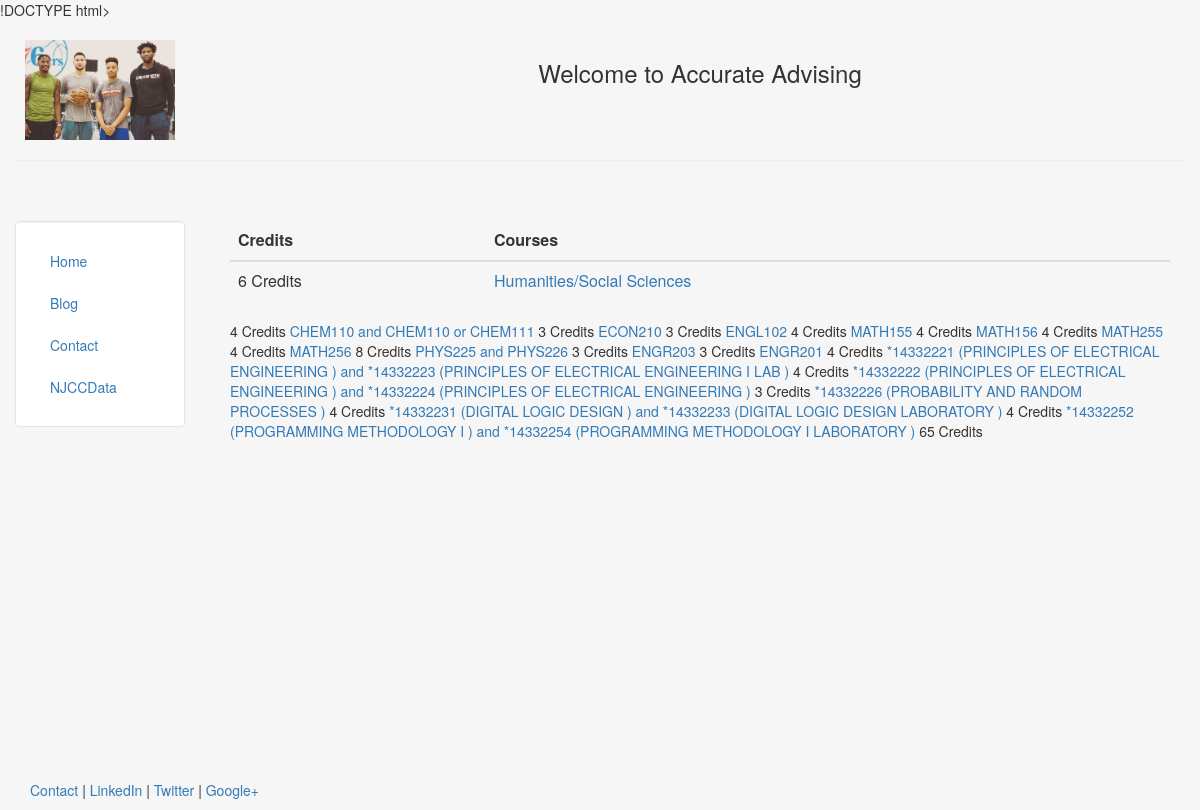
Screenshot of /NJCCData/ with the database file from the repository.
### NJCCData/models.py (models this page shows, shortened)
class NJ_CC_Data_Tables(models.Model):
	credits = models.CharField(max_length=10)
	equivalent_course = models.CharField(max_length=50)

### NJCCData/views.py (the view)
def index(request):
	all_courses = NJ_CC_Data_Tables.objects.all()
	return render(request, 'NJCCData/NJCCData.html', {'all_courses' : all_courses})

### NJCCData/templates/NJCCData/NJCCData.html
{% extends "personal/header.html" %}
{% block content %}
	<table class="table">
		<thead>
			<tr>
				<th>Credits</th>
				<th>Courses</th>
			</tr>
		</thead>
	{% for courses in all_courses %}
		<tbody>
			<tr>
				<td>{{ courses.credits }}</td>
				<td><a href="/NJCCData/{{ courses.id }}/"> {{ courses.equivalent_course }}</a></td>
			</tr>
		</tbody>
	</table>
	{% endfor %}
{% endblock %}

### personal/templates/personal/header.html (shortened to what this page needs)
<html lang="en">
<head>
	{% load staticfiles %}
	<link rel="stylesheet" href="{% static 'personal/css/bootstrap.min.css' %}" type = "text/css"/>
</head>
<body class="body" style="background-color:#f6f6f6">
	<div class="container-fluid" style="min-height:95%; ">
		<div class="row">
			  <div class="col-sm-2">
				  <br>
				  <center>
					<img src="{% static 'personal/img/profile.jpg' %}" class="responsive-img" style='max-height:100px;' alt="face">
				  </center>
			  </div>
			  <div class="col-sm-10">
				  <br>
				  <center>
				  <h3>Welcome to Accurate Advising</h3>
				  </center>
			  </div>
		</div><hr>
		<div class="row">
		  <div class="col-sm-2">
		  <br>
		  <br>
			<div class="well bs-sidebar" id="sidebar" style="background-color:#fff">
			  <ul class="nav nav-pills nav-stacked">
				<li><a href='/'>Home</a></li>
				<li><a href='/blog/'>Blog</a></li>
				<li><a href='/contact/'>Contact</a></li>
				<li><a href='/NJCCData/'>NJCCData</a></li>
			  </ul>
			</div>
		  </div>
		  <div class="col-sm-10">
			<div class='container-fluid'>
			<br><br>
			   {% block content %}
			   {% endblock %}
			</div>
		  </div>
		</div>
	</div>
	<footer>
		<div class="container-fluid" style='margin-left:15px'>
			<p><a href="#" target="blank">Contact</a> | <a href="#" target="blank">LinkedIn</a> | <a href="#" target="blank">Twitter</a> | <a href="#" target="blank">Google+</a></p>
		</div>
	</footer>
</body>
</html>

### personal/templates/personal/header.html (style rules this page uses)
html, body { height:100% }

### rows the page displays
NJ_CC_Data_Tables: credits "6 Credits", equivalent_course "Humanities/Social Sciences"
NJ_CC_Data_Tables: credits "4 Credits", equivalent_course "CHEM110 and CHEM110 or CHEM111"
NJ_CC_Data_Tables: credits "3 Credits", equivalent_course "ECON210"
NJ_CC_Data_Tables: credits "3 Credits", equivalent_course "ENGL102"
NJ_CC_Data_Tables: credits "4 Credits", equivalent_course "MATH155"
NJ_CC_Data_Tables: credits "4 Credits", equivalent_course "MATH156"
NJ_CC_Data_Tables: credits "4 Credits", equivalent_course "MATH255"
NJ_CC_Data_Tables: credits "4 Credits", equivalent_course "MATH256"
NJ_CC_Data_Tables: credits "8 Credits", equivalent_course "PHYS225 and PHYS226"
NJ_CC_Data_Tables: credits "3 Credits", equivalent_course "ENGR203"
NJ_CC_Data_Tables: credits "3 Credits", equivalent_course "ENGR201"
NJ_CC_Data_Tables: credits "4 Credits", equivalent_course "*14332221 (PRINCIPLES OF ELECTRICAL ENGINEERING ) and *14332223 (PRINCIPLES OF ELECTRICAL ENGINEERING I LAB )"
NJ_CC_Data_Tables: credits "4 Credits", equivalent_course "*14332222 (PRINCIPLES OF ELECTRICAL ENGINEERING ) and *14332224 (PRINCIPLES OF ELECTRICAL ENGINEERING )"
NJ_CC_Data_Tables: credits "3 Credits", equivalent_course "*14332226 (PROBABILITY AND RANDOM PROCESSES )"
NJ_CC_Data_Tables: credits "4 Credits", equivalent_course "*14332231 (DIGITAL LOGIC DESIGN ) and *14332233 (DIGITAL LOGIC DESIGN LABORATORY )"
NJ_CC_Data_Tables: credits "4 Credits", equivalent_course "*14332252 (PROGRAMMING METHODOLOGY I ) and *14332254 (PROGRAMMING METHODOLOGY I LABORATORY )"
NJ_CC_Data_Tables: credits "65 Credits"
